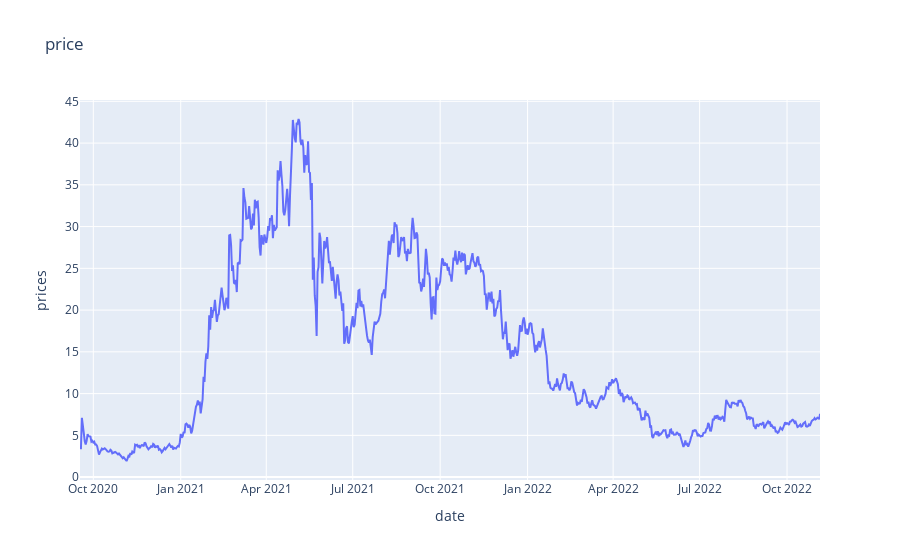

Write notebook code for a chart like this one.
### Code cell
import requests
import pandas as pd
from datetime import datetime
import plotly.express as px

uni_get_data = requests.get(
    "https://api.coingecko.com/api/v3/coins/uniswap/market_chart?vs_currency=usd&days=max").json()

df_price = pd.DataFrame({
    'date': [datetime.utcfromtimestamp(value[0] / 1000) for value in uni_get_data['prices']], 
    'prices': [value[1] for value in uni_get_data['prices']]
})

px.line(df_price, x='date', y='prices', title='price')

### Figure 1 — Plotly figure (JSON) as saved in the notebook; plotly's stock layout.template omitted (floating-point values rounded to 4 significant figures; data arrays with more than 128 entries replaced by an {"elided": "..."} marker saying what was removed)
{"data": [{"hovertemplate": "date=%{x}<br>prices=%{y}<extra></extra>", "legendgroup": "", "line": {"color": "#636efa", "dash": "solid"}, "marker": {"symbol": "circle"}, "mode": "lines", "name": "", "orientation": "v", "showlegend": false, "type": "scatter", "x": {"elided": "780 str values"}, "xaxis": "x", "y": {"elided": "780 float values"}, "yaxis": "y"}], "layout": {"legend": {"tracegroupgap": 0}, "title": {"text": "price"}, "xaxis": {"anchor": "y", "domain": [0, 1], "title": {"text": "date"}}, "yaxis": {"anchor": "x", "domain": [0, 1], "title": {"text": "prices"}}}}
